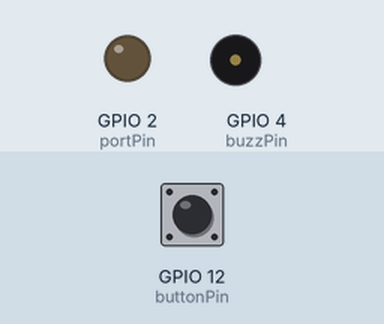
A program run on a simulated ESP8266 (NodeMCU). Shown: output pins drawn as LEDs (lit = HIGH), buzzer (waves = sounding). The inputs (shaded band) are chosen by the test bench; at power-on: GPIO 12 (buttonPin) HIGH. WiFi joins after 1.5 s; servers stay silent unless stated; no MQTT or app messages arrive unless stated; what the program prints to the serial monitor is not drawn.

Above: at 3.8 s.
At 5.57 s:
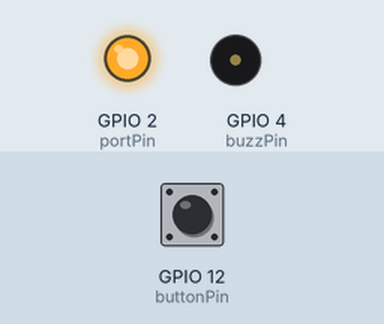
At 5.8 s:
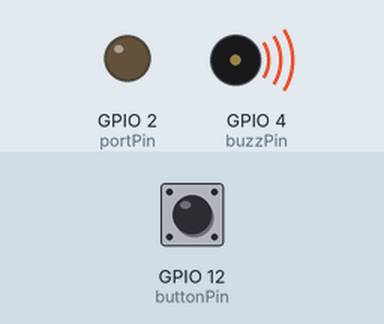
At 8.5 s:
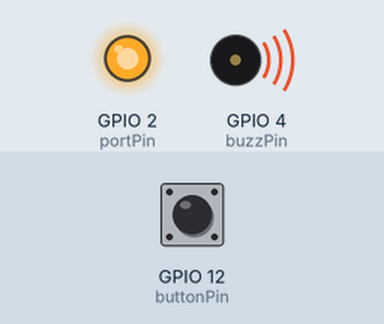
Timing chart, 0 to 9.6 s (numbered marks = the images above):
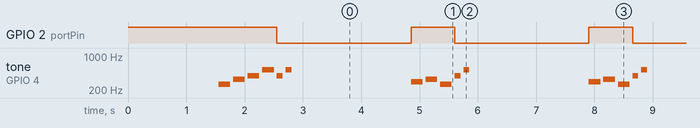

The program:

main.cpp
```cpp
#include <ESP8266WiFi.h>
#include <PubSubClient.h>

// Define as frequências das notas musicais
#define NOTE_C4 262
#define NOTE_E4 330
#define NOTE_G4 392
#define NOTE_C5 523
#define NOTE_G3 196
#define NOTE_D4 294

// Substitua com suas credenciais de rede
const char* ssid = "NOME_DA_REDE";
const char* password = "SENHA_DO_WIFI";
const char* mqttServer = "endereco_do_broker";
const int mqttPort = 1883;
const char* mqttUser = "usuario"; // Opcional
const char* mqttPassword = "senha"; // Opcional

// Tópico MQTT para receber mensagens
const char *topicStatus_TAG = "SEU/TOPICO";
const char *topicStatus_RF = "SEU/TOPICO";

// Inicializa o cliente WiFi e o cliente MQTT
WiFiClient espClient;
PubSubClient client(espClient);

// Define os pinos do
#define buzzPin 4
#define portPin 2
#define buttonPin 12

unsigned long sensorActivatedTime = 0;
bool sensorActive = false;
bool sensorProcessed = false;
String lastMessage_TAG = "";
String lastMessage_RF = "";
unsigned long lastMessageTime_TAG = 0;
unsigned long lastMessageTime_RF = 0;
const unsigned long ignoreIntervalSensor = 2000; // 2 segundos
const unsigned long ignoreInterval = 10000;      // 10 segundos

// Função para tocar o som de inicialização
void playStartupTone()
{
  tone(buzzPin, NOTE_C4, 200);
  delay(250); // Espera a nota terminar + um pequeno intervalo
  tone(buzzPin, NOTE_E4, 200);
  delay(250);
  tone(buzzPin, NOTE_G4, 200);
  delay(250);
  tone(buzzPin, NOTE_C5, 200);
  delay(250);
  noTone(buzzPin); // Para de tocar
}

// Função para tocar o som de usuário aceito
void playOpenDoorTone()
{
  tone(buzzPin, NOTE_G4, 100);
  delay(150);
  tone(buzzPin, NOTE_C5, 100);
  delay(150);
  noTone(buzzPin); // Para de tocar
}

// Função para tocar o som de usuário adicionado ou retirado
void playCloseDoorTone()
{
  tone(buzzPin, NOTE_D4, 200);
  delay(250); // Espera a nota terminar + um pequeno intervalo
  tone(buzzPin, NOTE_E4, 200);
  delay(250);
  tone(buzzPin, NOTE_C4, 200);
  delay(250);
  noTone(buzzPin); // Para de tocar
}

// Função para abrir a porta
void openDoor()
{
  Serial.println("Abrindo a porta");
  digitalWrite(portPin, LOW);
  playOpenDoorTone();
  delay(2000); // Mantém a porta aberta por 2 segundos
  digitalWrite(portPin, HIGH);
  playCloseDoorTone();
  Serial.println("Porta fechada");
}

// Configura a conexão WiFi
void setup_wifi()
{
  WiFi.begin(ssid, password);
  Serial.println("");
  Serial.print("Conectando ao WiFi");
  while (WiFi.status() != WL_CONNECTED)
  {
    delay(500);
    Serial.print(".");
  }
  Serial.println("");
  Serial.println("Conectado ao WiFi");
}

// Função de callback para quando uma mensagem é recebida
void callback(char *topic, byte *payload, unsigned int length)
{
  String message = "";
  for (unsigned int i = 0; i < length; i++)
  {
    message += (char)payload[i];
  }

  unsigned long currentTime = millis();

  if (strcmp(topic, topicStatus_TAG) == 0)
  {
    if (message != lastMessage_TAG || (currentTime - lastMessageTime_TAG) > ignoreInterval)
    {
      openDoor();
      lastMessage_TAG = message;
      lastMessageTime_TAG = currentTime;
    }
    else
    {
      Serial.println("Mensagem TAG ignorada, ainda é a mesma pessoa.");
    }
  }

  if (strcmp(topic, topicStatus_RF) == 0)
  {
    if (message != lastMessage_RF || (currentTime - lastMessageTime_RF) > ignoreInterval)
    {
      openDoor();
      lastMessage_RF = message;
      lastMessageTime_RF = currentTime;
    }
    else
    {
      Serial.println("Mensagem RF ignorada, ainda é a mesma pessoa.");
    }
  }
}

// Reconecta ao MQTT
void reconnectMQTT()
{
  while (!client.connected())
  {
    Serial.print("Tentando conectar ao MQTT...");
    String mac = WiFi.macAddress();
    if (client.connect(mac.c_str(), mqttUser, mqttPassword))
    {
      client.subscribe(topicStatus_TAG);
      client.subscribe(topicStatus_RF);
      Serial.println("Conectado");
    }
    else
    {
      Serial.print("Falha, rc=");
      Serial.print(client.state());
      Serial.println(" tentando novamente em 5 segundos");
      delay(5000);
    }
  }
}

void setup()
{
  Serial.begin(115200);

  pinMode(buttonPin, INPUT_PULLUP);
  pinMode(portPin, OUTPUT);
  pinMode(buzzPin, OUTPUT);

  digitalWrite(portPin, HIGH);

  setup_wifi();

  // Conectando ao servidor MQTT
  client.setServer(mqttServer, mqttPort);
  client.setCallback(callback);
  reconnectMQTT();

  playStartupTone();
}

void loop()
{
  if (!client.connected())
    reconnectMQTT();

  int sensorValue = digitalRead(buttonPin);

  if (sensorValue == HIGH)
  {
    openDoor();
  }

  client.loop();
}
```

Measured:
- by itself, GPIO 2 (portPin): alternates HIGH for 0.75 s and LOW for 2.3 s
- by itself, tone on GPIO 4 (buzzPin): plays 262 Hz for 0.20 s, 330 Hz for 0.20 s, 392 Hz for 0.20 s, 523 Hz for 0.20 s, 392 Hz for 0.10 s, 523 Hz for 0.10 s … (212 notes in this stretch)
